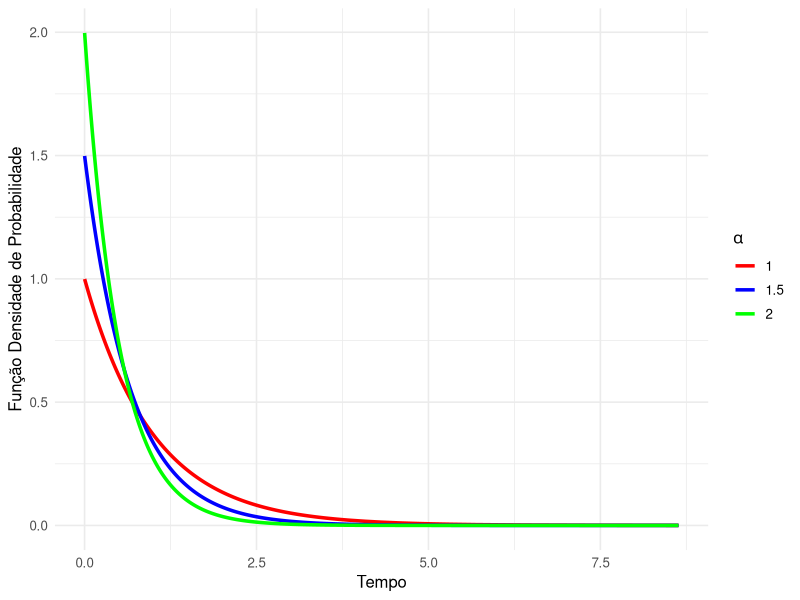
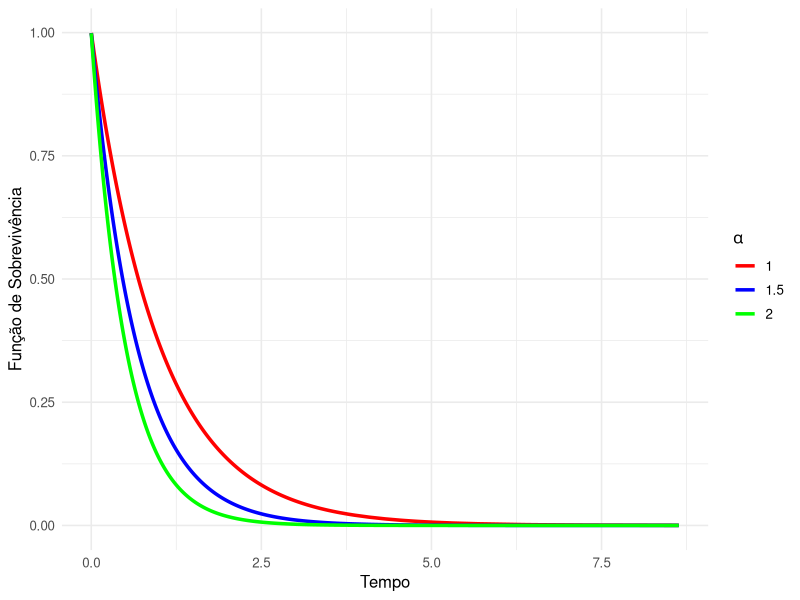
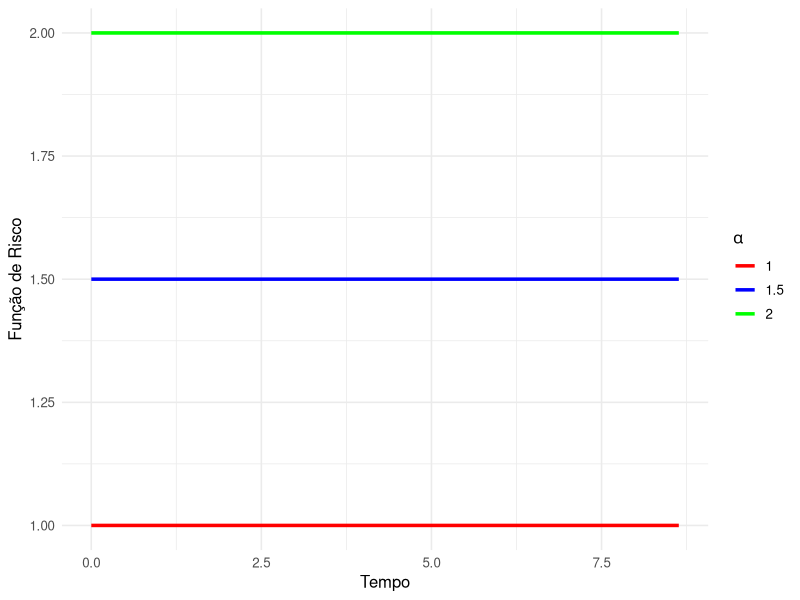
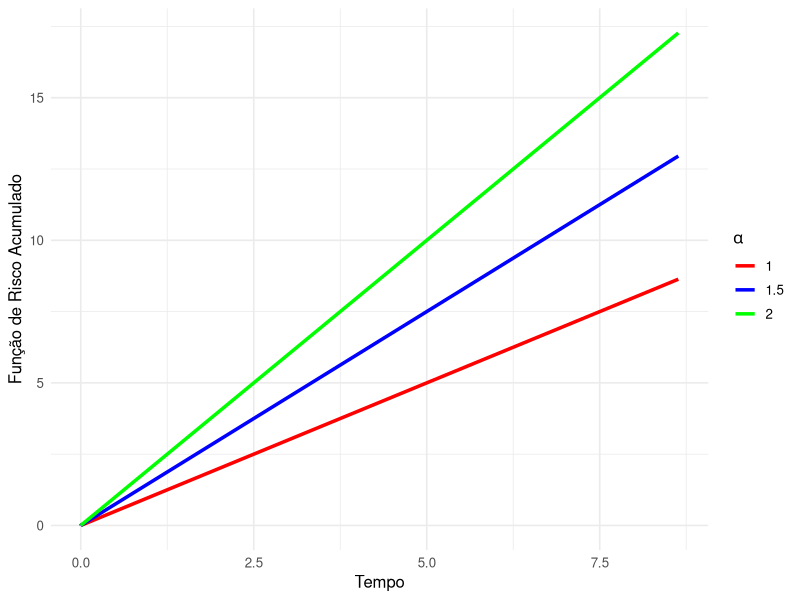
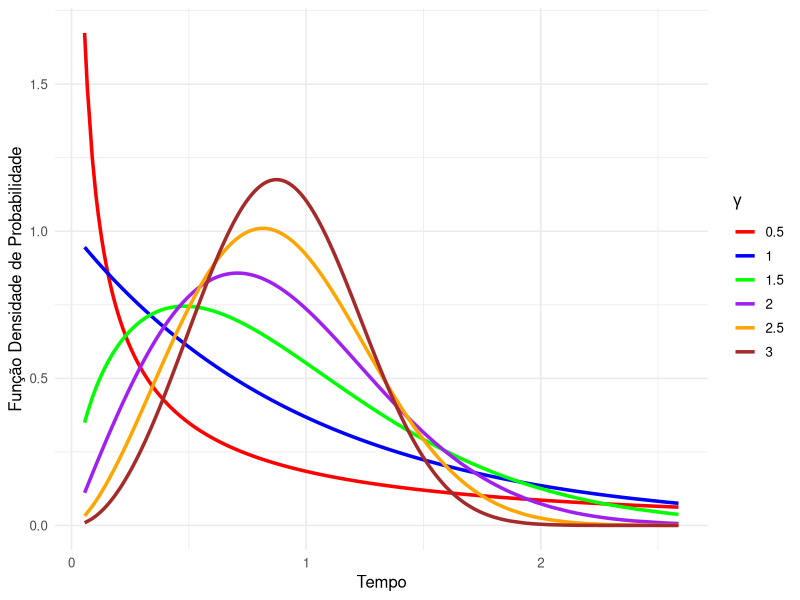
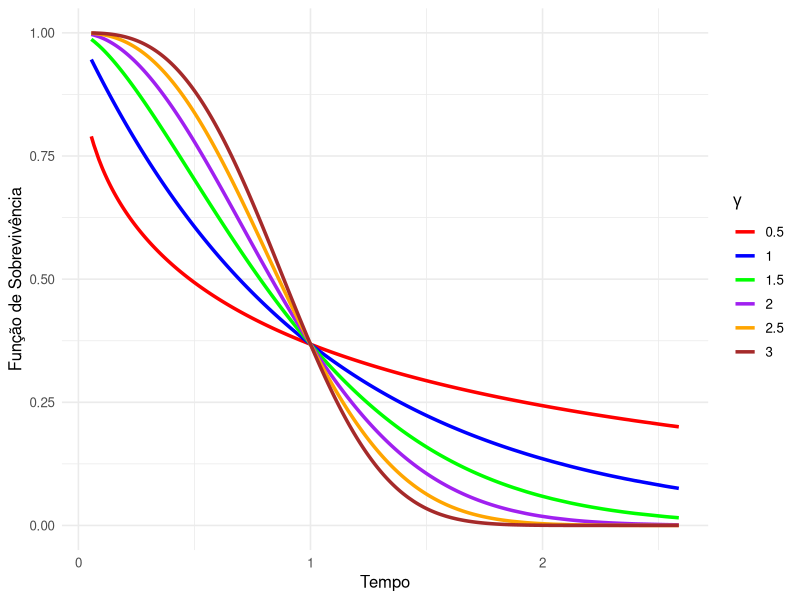
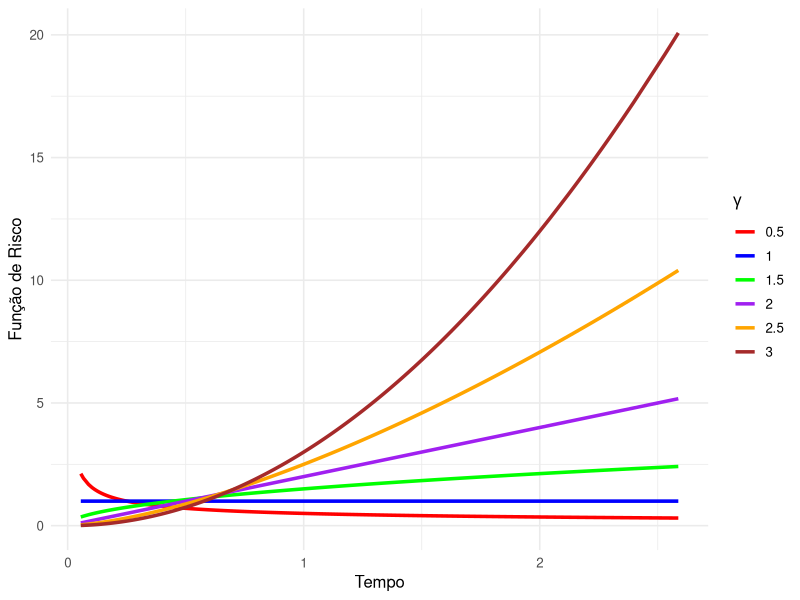
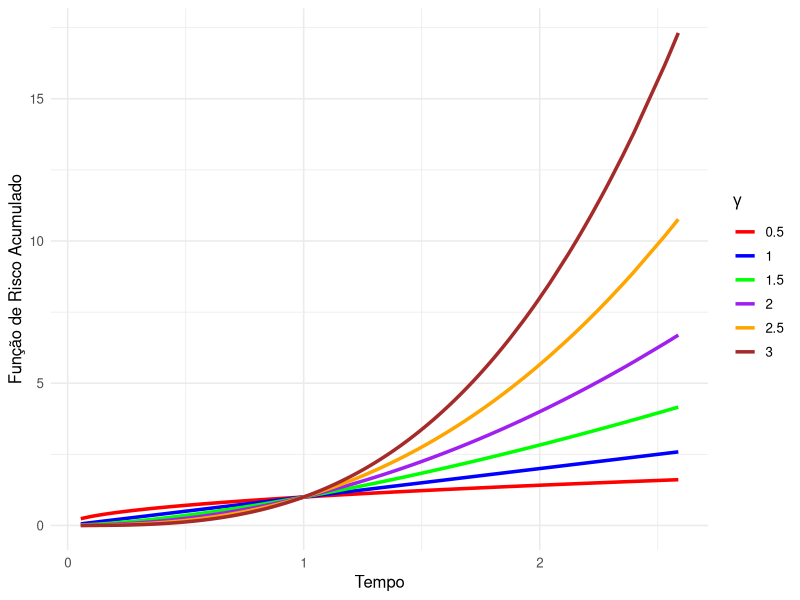

Here is the R script that generated these plots, in order:
## ---- chunk 1
library(dplyr)
library(ggplot2)

# Semente
set.seed(123456789)

# Tamanho Amostral
n <- 1000
## ---- chunk 2
# ---------------------------
# [1] DISTRIBUIÇÃO EXPONENCIAL
# ---------------------------
# -------------
# [1.1] FUNÇÕES
# -------------
ftexp <- function(t, alpha) alpha * exp(-alpha * t)
Stexp <- function(t, alpha) exp(-alpha * t)
htexp <- function(t, alpha) rep(alpha, length(t))
Ltexp <- function(t, alpha) alpha * t

# ----------------------------------------
# [1.2] SIMULAÇÃO E VARIAÇÃO DE PARÂMETROS
# ----------------------------------------
tempo <- rexp(n, rate = 1) # Simulando dados de uma exponencial
alphas <- c(1, 1.5, 2)     # Valores do parâmetro a serem avaliados

# Criando um Data Frame com valores das funções
dados <- do.call(rbind, lapply(alphas, function(alpha) {
  data.frame(
    tempo = sort(tempo),
    ft = ftexp(sort(tempo), alpha),
    St = Stexp(sort(tempo), alpha),
    ht = htexp(sort(tempo), alpha),
    Lt = Ltexp(sort(tempo), alpha),
    alpha = factor(alpha)
  )
}))

# --------------------
# [1.3] FUNÇÃO GRÁFICA
# --------------------

PlotFunction <- function(dados, ft, label) {
  ggplot(data = dados, aes_string(x = "tempo", y = ft, color = "alpha")) +
    geom_line(size = 1.2) +
    labs(
      x = "Tempo",
      y = label, 
      color = expression(alpha)
    ) +
    scale_color_manual(
      values = c("red", "blue", "green"),
      labels = scales::parse_format()(levels(dados$alpha))
    ) +
    theme_minimal(base_size = 12)
}
## ---- chunk 3
#| fig-cap: "Funções Densidade de Probabilidade, Sobrevivência, Risco e Risco Acumulado segundo uma Distribuição Exponencial para diferentes valores do parâmetro de taxa."
#| fig-cap-location: top
#| fig-subcap: 
#| - "Função Densidade de Probabilidade"
#| - "Função de Sobrevivência"
#| - "Função de Risco"
#| - "Função de Risco Acumulado"
#| layout-ncol: 2
#| layout-nrow: 2
#| label: fig-CurvasExp

# Plotando a função densidade de probabilidade
PlotFunction(dados, "ft", "Função Densidade de Probabilidade")

# Plotando a função de sobrevivência
PlotFunction(dados, "St", "Função de Sobrevivência")

# Plotando a função de risco
PlotFunction(dados, "ht", "Função de Risco")

# Plotando a função de risco acumulado
PlotFunction(dados, "Lt", "Função de Risco Acumulado")
## ---- chunk 4
# ------------------------
# [2] DISTRIBUIÇÃO WEIBULL
# ------------------------
# -------------
# [2.1] FUNÇÕES
# -------------
ftWei <- function(t, gamma, alpha) {
  ft <- gamma*alpha^(-gamma)*t^(gamma-1)*exp(-(t/alpha)^gamma)
  return(ft)
}
StWei <- function(t, gamma, alpha) {
  St <- exp(-(t/alpha)^gamma)
  return(St)
}
htWei <- function(t, gamma, alpha) {
  ht <- gamma*alpha^(-gamma)*t^(gamma-1)
  return(ht)
}
LtWei <- function(t, gamma, alpha) {
  Lt <- (t/alpha)^gamma
  return(Lt)
}

# ----------------------------------------
# [2.2] SIMULAÇÃO E VARIAÇÃO DE PARÂMETROS
# ----------------------------------------
tempo <- rweibull(n, shape = 2, scale = 1) # Simulando dados de uma Weibull
alpha <- 1                                 # Fixo para simplificar
gammas <- c(0.5, 1.0, 1.5, 2.0, 2.5, 3.0)  # # Valores do parâmetro a serem avaliados

# Criando um Data Frame com valores das funções
dados <- do.call(rbind, lapply(gammas, function(gamma) {
  data.frame(
    tempo = sort(tempo),
    ft = ftWei(sort(tempo), gamma, alpha),
    St = StWei(sort(tempo), gamma, alpha),
    ht = htWei(sort(tempo), gamma, alpha),
    Lt = LtWei(sort(tempo), gamma, alpha),
    gamma = factor(gamma)
  )
}))

# --------------------
# [2.3] FUNÇÃO GRÁFICA
# --------------------
PlotFunction <- function(dados, ft, label) {
  ggplot(data = dados, aes_string(x = "tempo", y = ft, color = "gamma")) +
    geom_line(size = 1.2) +
    labs(
      x = "Tempo",
      y = label, 
      color = expression(gamma)
    ) +
    scale_color_manual(
      values = c("red", "blue", "green", "purple", "orange", "brown"),
      labels = scales::parse_format()(levels(dados$gamma))
    ) +
    theme_minimal(base_size = 12)
}
## ---- chunk 5
#| fig-cap: "Funções Densidade de Probabilidade, Sobrevivência, Risco e Risco Acumulado segundo uma Distribuição Weibull para diferentes valores do parâmetro de forma."
#| fig-cap-location: top
#| fig-subcap: 
#| - "Função Densidade de Probabilidade"
#| - "Função de Sobrevivência"
#| - "Função de Risco"
#| - "Função de Risco Acumulado"
#| layout-ncol: 2
#| layout-nrow: 2
#| label: fig-CurvasWeibull

# Plotando a função densidade de probabilidade
PlotFunction(dados, "ft", "Função Densidade de Probabilidade")

# Plotando a função de sobrevivência
PlotFunction(dados, "St", "Função de Sobrevivência")

# Plotando a função de risco
PlotFunction(dados, "ht", "Função de Risco")

# Plotando a função de risco acumulado
PlotFunction(dados, "Lt", "Função de Risco Acumulado")
## ---- chunk 6
# ---------------------------
# [3] DISTRIBUIÇÃO LOG-NORMAL
# ---------------------------
# -------------
# [3.1] FUNÇÕES
# -------------
ftlnorm <- function(t, mu, sigma) {
  (1 / (t * sigma * sqrt(2 * pi))) * exp(-0.5 * ((log(t) - mu) / sigma)^2)
}

Stlnorm <- function(t, mu, sigma) {
  1 - pnorm((log(t) - mu) / sigma, lower.tail = TRUE)
}

htlnorm <- function(t, mu, sigma) {
  ftlnorm(t, mu, sigma) / Stlnorm(t, mu, sigma)
}

Ltlnorm <- function(t, mu, sigma) {
  -log(Stlnorm(t, mu, sigma))
}

# ----------------------------------------
# [3.2] SIMULAÇÃO E VARIAÇÃO DE PARÂMETROS
# ----------------------------------------
tempo <- rlnorm(n, meanlog = 0, sdlog = 1) # Simulando dados de uma Log-normal
mus <- c(0, 0.5, 1, 1.5, 2)                # Valores de mu
sigma <- 1                                 # Valor fixo de sigma

# Criando um Data Frame com valores das funções
dados <- do.call(rbind, lapply(mus, function(mu) {
  data.frame(
    tempo = sort(tempo),
    ft = ftlnorm(sort(tempo), mu, sigma),
    St = Stlnorm(sort(tempo), mu, sigma),
    ht = htlnorm(sort(tempo), mu, sigma),
    Lt = Ltlnorm(sort(tempo), mu, sigma),
    mu = factor(mu)
  )
}))

# --------------------
# [3.3] FUNÇÃO GRÁFICA
# --------------------
PlotFunction <- function(dados, ft, label) {
  ggplot(data = dados, aes_string(x = "tempo", y = ft, color = "mu")) +
    geom_line(size = 1.2) +
    labs(
      x = "Tempo",
      y = label, 
      color = expression(mu)
    ) +
    scale_color_manual(
      values = c("red", "blue", "green", "purple", "orange"),
      labels = scales::parse_format()(levels(dados$mu))
    ) +
    theme_minimal(base_size = 12)
}
## ---- chunk 7
#| fig-cap: "Funções Densidade de Probabilidade, Sobrevivência, Risco e Risco Acumulado segundo uma Distribuição Log-normal para diferentes valores do parâmetro de média."
#| fig-cap-location: top
#| fig-subcap: 
#| - "Função Densidade de Probabilidade"
#| - "Função de Sobrevivência"
#| - "Função de Risco"
#| - "Função de Risco Acumulado"
#| layout-ncol: 2
#| layout-nrow: 2
#| label: fig-CurvasLognormal

# Plotando a função densidade de probabilidade
PlotFunction(dados, "ft", "Função Densidade de Probabilidade")

# Plotando a função de sobrevivência
PlotFunction(dados, "St", "Função de Sobrevivência")

# Plotando a função de risco
PlotFunction(dados, "ht", "Função de Risco")

# Plotando a função de risco acumulado
PlotFunction(dados, "Lt", "Função de Risco Acumulado")
## ---- chunk 8
# Configuração inicial
set.seed(123)
n <- 1000     # Tamanho amostral
alpha <- 1.75 # Parâmetro verdadeiro

# ---------------------------
# [1] Função de Sobrevivência
# ---------------------------
Stexp <- function(t, alpha) exp(-alpha * t)

# -------------------------
# [2] Simulação e Estimação
# -------------------------
tempo <- rexp(n, rate = alpha) # Simulação de tempos de sobrevivência
emvExp <- n / sum(tempo)       # Estimador de Máxima Verossimilhança (EMV)

# -------------------------
# [3] Organização dos Dados
# -------------------------
dados <- data.frame(
  Tempo = sort(tempo),
  St = Stexp(sort(tempo), alpha),
  StEst = Stexp(sort(tempo), emvExp)
)
## ---- chunk 9
#| tbl-cap: "Comparação da dez primeiras observações entre o valor Real e Estimado da Função de Sobrevivência."
#| label: tbl-EMVexpSt
#| tbl-cap-location: top

library(knitr)

knitr::kable(
  round(head(dados, 10), 4), 
  col.names = c("Tempo", "$S(t)$", "$\\hat{S}(t)$"),
  escape = FALSE,
  align = 'c',
  booktabs = TRUE
)

## ---- chunk 10
#| fig-cap: "Comparação do verdadeiro valor do parâmetro $\\alpha$ com sua estimativa de máxima verossimilhança."
#| label: fig-CompEMVexp
#| fig-cap-location: top

library(ggplot2)

ggplot(dados, aes(x = Tempo)) +
  geom_line(aes(y = St, color = "alpha"), lwd = 2) +
  geom_line(aes(y = StEst, color = "emvAlpha"), lwd = 1, lty = 4) +
  scale_color_manual(
    values = c("alpha" = "black", "emvAlpha" = "red"),
    labels = c(expression(alpha), expression(hat(alpha)))
  ) +
  labs(
    x = "Tempo",
    y = "Probabilidade de Sobrevivência",
    color = "Parâmetro"
  ) +
  theme_minimal(base_size = 14) +
  theme(
    legend.position = "right",
    plot.caption = element_text(hjust = 0.5, size = 10)
  )
## ---- chunk 11
# ----------------------
# Configurações Iniciais
# ----------------------

# Ativação de Pacotes
library(knitr)
library(ggplot2)

# Semente
set.seed(123456789)

# Tamanho Amostral
n <- 1000

# --------------------
# Distribuição Weibull
# --------------------
# -------------------
# Simulação dos Dados
# -------------------

w_shape <- 2   # Parâmetro de Forma
w_scale <- 1.5 # Parâmetro de Escala

# Simulação
w_dados <- rweibull(n, shape = w_shape, scale = w_scale)
## ---- chunk 12
# -----------------
# [1] Algoritmo
# -----------------
# ---------------------
# [1.1] Vetor Gradiente
# ---------------------
GRADIEN <- function(times, theta) {
  # Número de observações
  n <- length(times)
  
  # Distição dos parâmetros
  gamma <- theta[1] # Parâmetro de forma
  alpha <- theta[2] # Parâmetro de escala
  
  # Mudando o nome p/ facilitar a escrita
  t <- times
  
  # Derivadas Parciais
  DerivGamma <- n/gamma - log(alpha)*n + sum(log(t)) - sum(((t/alpha)^gamma)*log(t/alpha))
  DerivAlpha <- -(gamma/alpha)*n + gamma*(alpha^(-gamma-1))*sum(t^gamma)
  
  # Vetor Gradiente
  gradient <- c(DerivGamma, DerivAlpha)
    
  # Retornar
  return(gradient)
}

# ---------------------
# [1.2] Matriz Hessiana
# ---------------------
HESSIAN <- function(times, theta) {
  # Número de observações
  n <- length(times)
  
  # Distição dos parâmetros
  gamma <- theta[1] # Parâmetro de forma
  alpha <- theta[2] # Parâmetro de escala
  
  # Mudando o nome p/ facilitar a escrita
  t <- times
  
  # Derivadas de 2ª ordem
  D2Gamma <- - n/gamma^2 - sum(((t/alpha)^gamma)*(log(t/alpha)^2))
  D2Alpha <- - (gamma/alpha^2)*n - gamma*(gamma + 1)*(alpha^(-gamma-2))*sum(t^gamma)
  D2 <- -n*alpha + (alpha^(-gamma-1))*sum((t^gamma)*(gamma*log(t/alpha) + 1))
    
  # Matriz Hessiana
  H <- matrix(
    data = c(D2Gamma, D2, D2, D2Alpha),
    nrow = 2, ncol = 2
  )
  
  # Retornar
  return(H)
}

# ----------------------------------------
# [1.3] Método Iterativo de Newton-Raphson
# ----------------------------------------
theta0 <- c(1, 1)     # Chute Inicial
diff <- 1             # Diferença entre o passo atual e o passo anterior
error <- 10^(-8)      # Erro tolerável
id <- 1               # Contador da iteração

# Iteração
while (diff > error) {
  # Vetor Gradiente e Matriz Hessiana
  U <- GRADIEN(times = w_dados, theta = theta0) # Vetor Escore
  H <- HESSIAN(times = w_dados, theta = theta0) # Matriz Hessiana
  
  # Solução do sistema linear H %*% solution = U
  solution <- solve(H, U)
  
  # Atualização do Algoritmo
  theta1 <- theta0 - solution
  
  # Diferença entre os parâmetros
  diff <- max(abs(theta1 - theta0))
  
  # Imprimir resultados na tela
  #cat("Iteração:", id, " -  Estimativa = (Forma:", theta1[1], ", Escala:", theta1[2], ") \n")
  
  # Controle do Algoritmo
  theta0 <- theta1
  id <- id + 1
}

# Impressão de resultados
cat("Número de Iterações Necessárias:", id, "\n")
cat("Estimativa para o parâmetro de forma:", theta1[1], "\n")
cat("Estimativa para o parâmetro de forma:", theta1[2], "\n")
## ---- chunk 13
# ------------------
# [2] Função `optim`
# ------------------
# ---------------------------
# [2] Função a ser maximizada
# ---------------------------
# Definindo Função Log-verossimilhança
logVerossimil <- function(times, theta) {
  # Número de observações
  n <- length(times)
  
  # Distição dos parâmetros
  gamma <- theta[1] # Parâmetro de forma
  alpha <- theta[2] # Parâmetro de escala
  
  # Mudando o nome p/ facilitar a escrita
  t <- times
  
  # Função Log-verossimilhança
  flv <- log(gamma)*n - gamma*log(alpha)*n + (gamma - 1)*sum(log(t)) - sum((t/alpha)^gamma)
  
  # Retorna o valor simétrico
  return(-flv)
}

# ----------------------------------------
# [2.2] Método Iterativo de Newton-Raphson
# ----------------------------------------
# Vetor de Parâmetros: Chute inicial
theta0 <- c(1, 1)

# Obtendo as estimativas
estimate <- optim(
  par = theta0,
  fn = logVerossimil,
  method = "BFGS",
  hessian = TRUE,
  times = w_dados
)

# Impressão de resultados
cat("O método convergiu?", estimate$convergence==0, "\n")
cat("Estimativa para o parâmetro de forma:", estimate$par[1], "\n")
cat("Estimativa para o parâmetro de escala:", estimate$par[2], "\n")
## ---- chunk 14
#| tbl-cap: "Real e Estimado para as Funções de Sobrevivência da Distribuição Weibull"
#| label: tbl-EMVweibullSt
#| tbl-cap-location: top

# Função de Sobrevivência
StWei <- function(t, gamma, alpha) exp(-(t/alpha)^gamma)

# Data Frame
dfWeibull <- data.frame(
  Tempo = sort(w_dados),
  St = StWei(sort(w_dados), w_shape, w_scale),
  StEst = StWei(sort(w_dados), estimate$par[1], estimate$par[2])
)

knitr::kable(
  round(head(dfWeibull, 10), 4),
  col.names = c("Tempo", "$S(t)$", "$\\hat{S}(t)$"),
  escape = FALSE,
  align = 'c',
  booktabs = TRUE
)
## ---- chunk 15
#| fig-cap: "Comparação do verdadeiro valor dos parâmetros γ e α com suas estimativas de máxima verossimilhança."
#| label: fig-CompEMVWeibull
#| fig-cap-location: top



ggplot(dfWeibull, aes(x = Tempo)) +
  geom_line(aes(y = St, color = "Verdadeiro"), lwd = 2) +
  geom_line(aes(y = StEst, color = "EMV"), lwd = 1, lty = 4) +
  scale_color_manual(
    values = c("Verdadeiro" = "black", "EMV" = "red"),
    labels = c(
      "Verdadeiro" = expression(paste("Verdadeiro: ", gamma, ", ", alpha)),
      "EMV" = expression(paste("EMV: ", hat(gamma), ", ", hat(alpha)))
    )) +
  labs(
    x = "Tempo",
    y = expression(S(t)), 
    color = "Parâmetros") + 
  theme_minimal()
